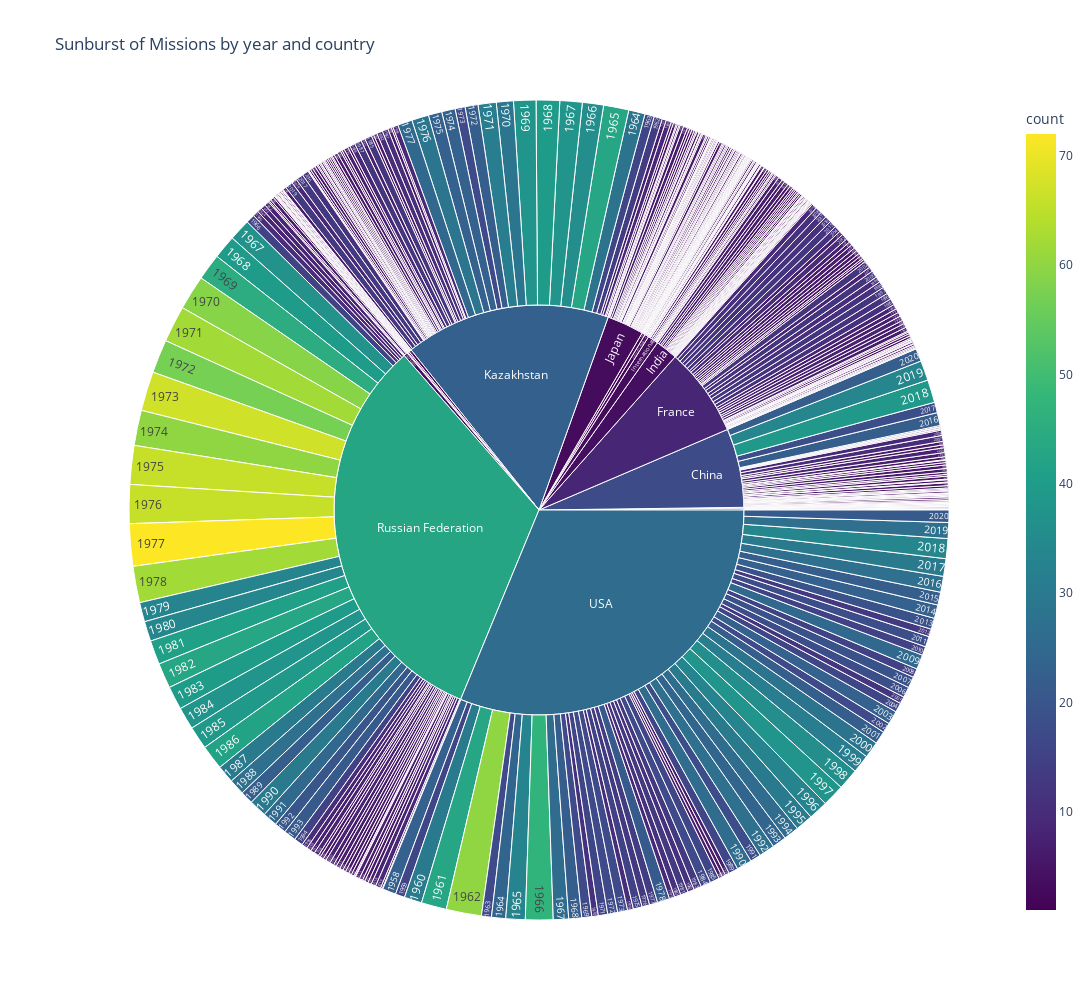

Notebook cell for this chart:
### Code cell
missions_by_year = px.sunburst(
    by_country_year,
    path=["country", "year"],
    values="count",
    color="count",
    color_continuous_scale="Viridis",
    width=1200,
    height=1000,
    title="Sunburst of Missions by year and country",
)

missions_by_year.update_traces(sort=False, selector=dict(type="sunburst")) # keeping df's sort for years, otherwise gets mixes and treats them as string

missions_by_year.show()

### Figure 1 — Plotly figure (JSON) as saved in the notebook; plotly's stock layout.template omitted (floating-point values rounded to 4 significant figures; data arrays with more than 128 entries replaced by an {"elided": "..."} marker saying what was removed)
{"data": [{"branchvalues": "total", "customdata": {"elided": "443x1 float values"}, "domain": {"x": [0, 1], "y": [0, 1]}, "hovertemplate": "labels=%{label}<br>count_sum=%{value}<br>parent=%{parent}<br>id=%{id}<br>count=%{color}<extra></extra>", "ids": {"elided": "443 str values"}, "labels": {"elided": "443 str values"}, "marker": {"coloraxis": "coloraxis", "colors": {"elided": "443 float values"}}, "name": "", "parents": {"elided": "443 str values"}, "sort": false, "type": "sunburst", "values": {"elided": "443 float values"}}], "layout": {"coloraxis": {"colorbar": {"title": {"text": "count"}}, "colorscale": [[0, "#440154"], [0.1111, "#482878"], [0.2222, "#3e4989"], [0.3333, "#31688e"], [0.4444, "#26828e"], [0.5556, "#1f9e89"], [0.6667, "#35b779"], [0.7778, "#6ece58"], [0.8889, "#b5de2b"], [1, "#fde725"]]}, "height": 1000, "legend": {"tracegroupgap": 0}, "title": {"text": "Sunburst of Missions by year and country"}, "width": 1200}}
